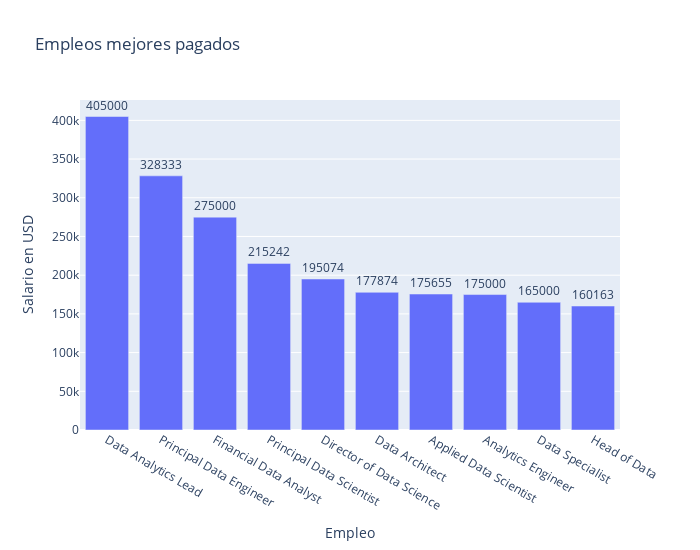

Here is the notebook cell this chart was saved with:
### Code cell
fig = px.bar(data1,
             x='job_title',
             y='salary_in_usd',
             title="Empleos mejores pagados",
             labels = {'job_title': 'Empleo', 'salary_in_usd': 'Salario en USD'},
             text_auto='.0f',
             width=700, height=550)
fig.update_traces(textposition = "outside")
fig.show()

### Figure 1 — Plotly figure (JSON) as saved in the notebook; plotly's stock layout.template omitted (floating-point values rounded to 4 significant figures)
{"data": [{"alignmentgroup": "True", "hovertemplate": "Empleo=%{x}<br>Salario en USD=%{y}<extra></extra>", "legendgroup": "", "marker": {"color": "#636efa", "pattern": {"shape": ""}}, "name": "", "offsetgroup": "", "orientation": "v", "showlegend": false, "textposition": "outside", "texttemplate": "%{y:.0f}", "type": "bar", "x": ["Data Analytics Lead", "Principal Data Engineer", "Financial Data Analyst", "Principal Data Scientist", "Director of Data Science", "Data Architect", "Applied Data Scientist", "Analytics Engineer", "Data Specialist", "Head of Data"], "xaxis": "x", "y": [405000, 328333, 275000, 215242, 195074, 177874, 175655, 175000, 165000, 160163], "yaxis": "y"}], "layout": {"barmode": "relative", "height": 550, "legend": {"tracegroupgap": 0}, "title": {"text": "Empleos mejores pagados"}, "width": 700, "xaxis": {"anchor": "y", "domain": [0, 1], "title": {"text": "Empleo"}}, "yaxis": {"anchor": "x", "domain": [0, 1], "title": {"text": "Salario en USD"}}}}
